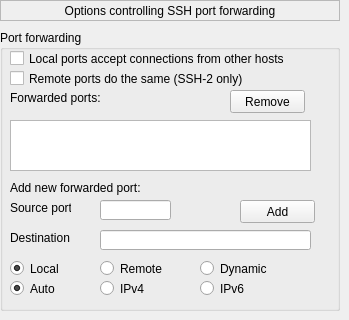
   <widget class="QWidget" name="page_24">
    <widget class="QLabel" name="label_111">
     <property name="geometry">
      <rect>
       <x>0</x>
       <y>0</y>
       <width>340</width>
       <height>21</height>
      </rect>
     </property>
     <property name="frameShape">
      <enum>QFrame::StyledPanel</enum>
     </property>
     <property name="text">
      <string>Options controlling SSH port forwarding</string>
     </property>
     <property name="alignment">
      <set>Qt::AlignCenter</set>
     </property>
    </widget>
    <widget class="QGroupBox" name="groupBox_53">
     <property name="geometry">
      <rect>
       <x>0</x>
       <y>30</y>
       <width>340</width>
       <height>281</height>
      </rect>
     </property>
     <property name="title">
      <string>Port forwarding</string>
     </property>
     <widget class="QCheckBox" name="checkBox_68">
      <property name="geometry">
       <rect>
        <x>10</x>
        <y>20</y>
        <width>281</width>
        <height>17</height>
       </rect>
      </property>
      <property name="text">
       <string>Local ports accept connections from other hosts</string>
      </property>
     </widget>
     <widget class="QCheckBox" name="checkBox_69">
      <property name="geometry">
       <rect>
        <x>10</x>
        <y>40</y>
        <width>281</width>
        <height>17</height>
       </rect>
      </property>
      <property name="text">
       <string>Remote ports do the same (SSH-2 only)</string>
      </property>
     </widget>
     <widget class="QLabel" name="label_112">
      <property name="geometry">
       <rect>
        <x>10</x>
        <y>60</y>
        <width>91</width>
        <height>16</height>
       </rect>
      </property>
      <property name="text">
       <string>Forwarded ports:</string>
      </property>
     </widget>
     <widget class="QPushButton" name="pushButton_23">
      <property name="geometry">
       <rect>
        <x>230</x>
        <y>60</y>
        <width>75</width>
        <height>23</height>
       </rect>
      </property>
      <property name="text">
       <string>Remove</string>
      </property>
     </widget>
     <widget class="QListWidget" name="listWidget_9">
      <property name="geometry">
       <rect>
        <x>10</x>
        <y>90</y>
        <width>301</width>
        <height>51</height>
       </rect>
      </property>
     </widget>
     <widget class="QLabel" name="label_113">
      <property name="geometry">
       <rect>
        <x>10</x>
        <y>150</y>
        <width>131</width>
        <height>16</height>
       </rect>
      </property>
      <property name="text">
       <string>Add new forwarded port:</string>
      </property>
     </widget>
     <widget class="QLabel" name="label_114">
      <property name="geometry">
       <rect>
        <x>10</x>
        <y>170</y>
        <width>61</width>
        <height>16</height>
       </rect>
      </property>
      <property name="text">
       <string>Source port</string>
      </property>
     </widget>
     <widget class="QLineEdit" name="lineEdit_41">
      <property name="geometry">
       <rect>
        <x>100</x>
        <y>170</y>
        <width>71</width>
        <height>20</height>
       </rect>
      </property>
     </widget>
     <widget class="QLabel" name="label_115">
      <property name="geometry">
       <rect>
        <x>10</x>
        <y>200</y>
        <width>61</width>
        <height>16</height>
       </rect>
      </property>
      <property name="text">
       <string>Destination</string>
      </property>
     </widget>
     <widget class="QLineEdit" name="lineEdit_42">
      <property name="geometry">
       <rect>
        <x>100</x>
        <y>200</y>
        <width>211</width>
        <height>20</height>
       </rect>
      </property>
     </widget>
     <widget class="QPushButton" name="pushButton_24">
      <property name="geometry">
       <rect>
        <x>240</x>
        <y>170</y>
        <width>75</width>
        <height>23</height>
       </rect>
      </property>
      <property name="text">
       <string>Add</string>
      </property>
     </widget>
     <widget class="QRadioButton" name="rb_sshport_local">
      <property name="enabled">
       <bool>true</bool>
      </property>
      <property name="geometry">
       <rect>
        <x>10</x>
        <y>230</y>
        <width>61</width>
        <height>17</height>
       </rect>
      </property>
      <property name="mouseTracking">
       <bool>true</bool>
      </property>
      <property name="focusPolicy">
       <enum>Qt::StrongFocus</enum>
      </property>
      <property name="text">
       <string>Local</string>
      </property>
      <property name="checkable">
       <bool>true</bool>
      </property>
      <property name="checked">
       <bool>true</bool>
      </property>
      <property name="autoExclusive">
       <bool>true</bool>
      </property>
      <attribute name="buttonGroup">
       <string notr="true">buttonGroup_10</string>
      </attribute>
     </widget>
     <widget class="QRadioButton" name="radioButton_97">
      <property name="geometry">
       <rect>
        <x>100</x>
        <y>230</y>
        <width>71</width>
        <height>17</height>
       </rect>
      </property>
      <property name="text">
       <string>Remote</string>
      </property>
      <property name="autoExclusive">
       <bool>true</bool>
      </property>
      <attribute name="buttonGroup">
       <string notr="true">buttonGroup_10</string>
      </attribute>
     </widget>
     <widget class="QRadioButton" name="radioButton_98">
      <property name="geometry">
       <rect>
        <x>200</x>
        <y>230</y>
        <width>82</width>
        <height>17</height>
       </rect>
      </property>
      <property name="text">
       <string>Dynamic</string>
      </property>
      <property name="autoExclusive">
       <bool>true</bool>
      </property>
      <attribute name="buttonGroup">
       <string notr="true">buttonGroup_10</string>
      </attribute>
     </widget>
     <widget class="QRadioButton" name="rb_sshport_auto">
      <property name="geometry">
       <rect>
        <x>10</x>
        <y>250</y>
        <width>61</width>
        <height>17</height>
       </rect>
      </property>
      <property name="text">
       <string>Auto</string>
      </property>
      <property name="checked">
       <bool>true</bool>
      </property>
      <property name="autoExclusive">
       <bool>true</bool>
      </property>
     </widget>
     <widget class="QRadioButton" name="radioButton_100">
      <property name="geometry">
       <rect>
        <x>100</x>
        <y>250</y>
        <width>71</width>
        <height>17</height>
       </rect>
      </property>
      <property name="text">
       <string>IPv4</string>
      </property>
      <property name="autoExclusive">
       <bool>true</bool>
      </property>
     </widget>
     <widget class="QRadioButton" name="radioButton_101">
      <property name="geometry">
       <rect>
        <x>200</x>
        <y>250</y>
        <width>82</width>
        <height>17</height>
       </rect>
      </property>
      <property name="text">
       <string>IPv6</string>
      </property>
      <property name="autoExclusive">
       <bool>true</bool>
      </property>
     </widget>
    </widget>
   </widget>
